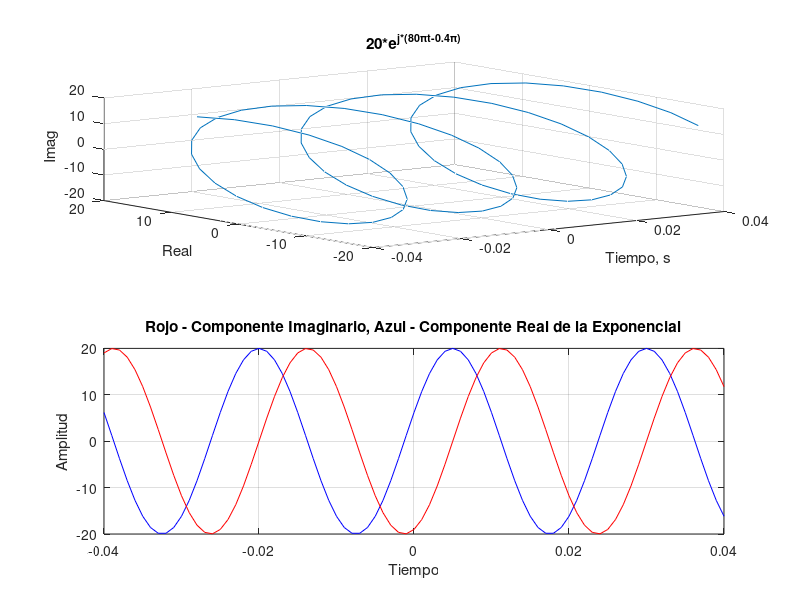

Recreate this plot in MATLAB.
t= -0.04:0.001:0.04;%Definimos la variable t para el rango de tiempo
x=20*exp(j*(80*pi*t-0.4*pi));%Definimos la variable x para definir la funcion
figure;
subplot (2,1,1);
plot3(t, real(x), imag(x)); grid%Usamos la instruccion plot3 para graficar en 3 dimensiones
title('20*e^{j*(80\pit-0.4\pi)}')%Instruccion para el titulo de la grafica
xlabel('Tiempo, s'); ylabel('Real'); zlabel('Imag')%Instrucciones para nombre de ejes
subplot (2,1,2);
plot(t, real(x), 'b'); hold on%Grafica la funcion con sus valores reales
plot(t, imag(x), 'r'); grid%Grafica la funcion con sus valores imaginarios
title('Rojo - Componente Imaginario, Azul - Componente Real de la Exponencial')%Instruccion para el titulo de la grafica
xlabel('Tiempo');ylabel('Amplitud')%Instrucciones para nombre de ejes
